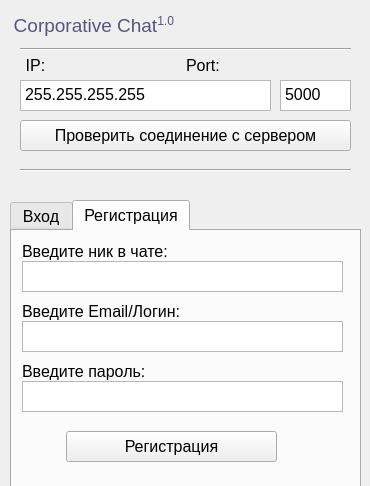
<?xml version="1.0" encoding="UTF-8"?>
<ui version="4.0">
 <class>AuthWindow</class>
 <widget class="QMainWindow" name="AuthWindow">
  <property name="enabled">
   <bool>true</bool>
  </property>
  <property name="geometry">
   <rect>
    <x>0</x>
    <y>0</y>
    <width>370</width>
    <height>486</height>
   </rect>
  </property>
  <property name="sizePolicy">
   <sizepolicy hsizetype="Preferred" vsizetype="Preferred">
    <horstretch>0</horstretch>
    <verstretch>0</verstretch>
   </sizepolicy>
  </property>
  <property name="minimumSize">
   <size>
    <width>370</width>
    <height>380</height>
   </size>
  </property>
  <property name="maximumSize">
   <size>
    <width>370</width>
    <height>740</height>
   </size>
  </property>
  <property name="windowTitle">
   <string>Вход</string>
  </property>
  <widget class="QWidget" name="centralwidget">
   <widget class="QTabWidget" name="AuthTabWidget">
    <property name="geometry">
     <rect>
      <x>10</x>
      <y>200</y>
      <width>351</width>
      <height>531</height>
     </rect>
    </property>
    <property name="font">
     <font>
      <pointsize>12</pointsize>
     </font>
    </property>
    <property name="currentIndex">
     <number>1</number>
    </property>
    <widget class="QWidget" name="auth_tab">
     <attribute name="title">
      <string>Вход</string>
     </attribute>
     <widget class="QLabel" name="label_2">
      <property name="geometry">
       <rect>
        <x>12</x>
        <y>9</y>
        <width>61</width>
        <height>31</height>
       </rect>
      </property>
      <property name="text">
       <string>Логин:</string>
      </property>
      <property name="alignment">
       <set>Qt::AlignCenter</set>
      </property>
     </widget>
     <widget class="QPlainTextEdit" name="LoginTextEdit">
      <property name="geometry">
       <rect>
        <x>76</x>
        <y>13</y>
        <width>261</width>
        <height>31</height>
       </rect>
      </property>
      <property name="verticalScrollBarPolicy">
       <enum>Qt::ScrollBarAlwaysOff</enum>
      </property>
      <property name="horizontalScrollBarPolicy">
       <enum>Qt::ScrollBarAlwaysOff</enum>
      </property>
     </widget>
     <widget class="QLabel" name="label_3">
      <property name="geometry">
       <rect>
        <x>11</x>
        <y>47</y>
        <width>61</width>
        <height>31</height>
       </rect>
      </property>
      <property name="text">
       <string>Пароль:</string>
      </property>
      <property name="alignment">
       <set>Qt::AlignCenter</set>
      </property>
     </widget>
     <widget class="QPlainTextEdit" name="PasswordTextEdit">
      <property name="geometry">
       <rect>
        <x>76</x>
        <y>51</y>
        <width>261</width>
        <height>31</height>
       </rect>
      </property>
      <property name="verticalScrollBarPolicy">
       <enum>Qt::ScrollBarAlwaysOff</enum>
      </property>
      <property name="horizontalScrollBarPolicy">
       <enum>Qt::ScrollBarAlwaysOff</enum>
      </property>
     </widget>
     <widget class="QPushButton" name="LoginButton">
      <property name="geometry">
       <rect>
        <x>100</x>
        <y>90</y>
        <width>141</width>
        <height>31</height>
       </rect>
      </property>
      <property name="cursor">
       <cursorShape>PointingHandCursor</cursorShape>
      </property>
      <property name="text">
       <string>Войти</string>
      </property>
     </widget>
    </widget>
    <widget class="QWidget" name="regist_tab">
     <attribute name="title">
      <string>Регистрация</string>
     </attribute>
     <widget class="QPlainTextEdit" name="RegistTextEdit">
      <property name="geometry">
       <rect>
        <x>10</x>
        <y>30</y>
        <width>321</width>
        <height>31</height>
       </rect>
      </property>
      <property name="verticalScrollBarPolicy">
       <enum>Qt::ScrollBarAlwaysOff</enum>
      </property>
      <property name="horizontalScrollBarPolicy">
       <enum>Qt::ScrollBarAlwaysOff</enum>
      </property>
     </widget>
     <widget class="QLabel" name="label_6">
      <property name="geometry">
       <rect>
        <x>10</x>
        <y>10</y>
        <width>321</width>
        <height>21</height>
       </rect>
      </property>
      <property name="text">
       <string>Введите ник в чате:</string>
      </property>
     </widget>
     <widget class="QLabel" name="label_7">
      <property name="geometry">
       <rect>
        <x>10</x>
        <y>70</y>
        <width>321</width>
        <height>21</height>
       </rect>
      </property>
      <property name="text">
       <string>Введите Email/Логин:</string>
      </property>
     </widget>
     <widget class="QPlainTextEdit" name="RegistEmailTextEdit">
      <property name="geometry">
       <rect>
        <x>10</x>
        <y>90</y>
        <width>321</width>
        <height>31</height>
       </rect>
      </property>
      <property name="verticalScrollBarPolicy">
       <enum>Qt::ScrollBarAlwaysOff</enum>
      </property>
      <property name="horizontalScrollBarPolicy">
       <enum>Qt::ScrollBarAlwaysOff</enum>
      </property>
     </widget>
     <widget class="QLabel" name="label_8">
      <property name="geometry">
       <rect>
        <x>10</x>
        <y>130</y>
        <width>321</width>
        <height>21</height>
       </rect>
      </property>
      <property name="text">
       <string>Введите пароль:</string>
      </property>
     </widget>
     <widget class="QPlainTextEdit" name="RegistPasswordTextEdit">
      <property name="geometry">
       <rect>
        <x>10</x>
        <y>150</y>
        <width>321</width>
        <height>31</height>
       </rect>
      </property>
      <property name="verticalScrollBarPolicy">
       <enum>Qt::ScrollBarAlwaysOff</enum>
      </property>
      <property name="horizontalScrollBarPolicy">
       <enum>Qt::ScrollBarAlwaysOff</enum>
      </property>
     </widget>
     <widget class="QPushButton" name="RegistButton">
      <property name="geometry">
       <rect>
        <x>54</x>
        <y>200</y>
        <width>211</width>
        <height>31</height>
       </rect>
      </property>
      <property name="text">
       <string>Регистрация</string>
      </property>
     </widget>
    </widget>
   </widget>
   <widget class="QLabel" name="label">
    <property name="geometry">
     <rect>
      <x>10</x>
      <y>10</y>
      <width>171</width>
      <height>31</height>
     </rect>
    </property>
    <property name="font">
     <font>
      <pointsize>14</pointsize>
     </font>
    </property>
    <property name="text">
     <string>&lt;html&gt;&lt;head/&gt;&lt;body&gt;&lt;p align=&quot;center&quot;&gt;&lt;span style=&quot; color:#55557f;&quot;&gt;Corporative Chat&lt;/span&gt;&lt;span style=&quot; color:#55557f; vertical-align:super;&quot;&gt;1.0 &lt;/span&gt;&lt;/p&gt;&lt;/body&gt;&lt;/html&gt;</string>
    </property>
   </widget>
   <widget class="QLabel" name="label_4">
    <property name="geometry">
     <rect>
      <x>20</x>
      <y>50</y>
      <width>31</width>
      <height>31</height>
     </rect>
    </property>
    <property name="font">
     <font>
      <pointsize>12</pointsize>
     </font>
    </property>
    <property name="text">
     <string>IP:</string>
    </property>
    <property name="alignment">
     <set>Qt::AlignCenter</set>
    </property>
   </widget>
   <widget class="QPlainTextEdit" name="IPTextEdit">
    <property name="geometry">
     <rect>
      <x>20</x>
      <y>80</y>
      <width>251</width>
      <height>31</height>
     </rect>
    </property>
    <property name="font">
     <font>
      <pointsize>12</pointsize>
     </font>
    </property>
    <property name="layoutDirection">
     <enum>Qt::LeftToRight</enum>
    </property>
    <property name="verticalScrollBarPolicy">
     <enum>Qt::ScrollBarAlwaysOff</enum>
    </property>
    <property name="horizontalScrollBarPolicy">
     <enum>Qt::ScrollBarAlwaysOff</enum>
    </property>
    <property name="plainText">
     <string>255.255.255.255</string>
    </property>
    <property name="placeholderText">
     <string/>
    </property>
   </widget>
   <widget class="QPlainTextEdit" name="PortTextEdit">
    <property name="geometry">
     <rect>
      <x>280</x>
      <y>80</y>
      <width>71</width>
      <height>31</height>
     </rect>
    </property>
    <property name="font">
     <font>
      <pointsize>12</pointsize>
     </font>
    </property>
    <property name="verticalScrollBarPolicy">
     <enum>Qt::ScrollBarAlwaysOff</enum>
    </property>
    <property name="horizontalScrollBarPolicy">
     <enum>Qt::ScrollBarAlwaysOff</enum>
    </property>
    <property name="plainText">
     <string>5000</string>
    </property>
   </widget>
   <widget class="QLabel" name="label_5">
    <property name="geometry">
     <rect>
      <x>186</x>
      <y>50</y>
      <width>81</width>
      <height>31</height>
     </rect>
    </property>
    <property name="font">
     <font>
      <pointsize>12</pointsize>
     </font>
    </property>
    <property name="text">
     <string>Port:</string>
    </property>
   </widget>
   <widget class="Line" name="line">
    <property name="geometry">
     <rect>
      <x>20</x>
      <y>29</y>
      <width>331</width>
      <height>41</height>
     </rect>
    </property>
    <property name="orientation">
     <enum>Qt::Horizontal</enum>
    </property>
   </widget>
   <widget class="Line" name="line_2">
    <property name="geometry">
     <rect>
      <x>20</x>
      <y>160</y>
      <width>331</width>
      <height>20</height>
     </rect>
    </property>
    <property name="orientation">
     <enum>Qt::Horizontal</enum>
    </property>
   </widget>
   <widget class="QPushButton" name="PingButton">
    <property name="geometry">
     <rect>
      <x>20</x>
      <y>120</y>
      <width>331</width>
      <height>31</height>
     </rect>
    </property>
    <property name="font">
     <font>
      <pointsize>12</pointsize>
     </font>
    </property>
    <property name="cursor">
     <cursorShape>PointingHandCursor</cursorShape>
    </property>
    <property name="text">
     <string>Проверить соединение с сервером</string>
    </property>
   </widget>
  </widget>
 </widget>
 <resources/>
 <connections/>
</ui>
